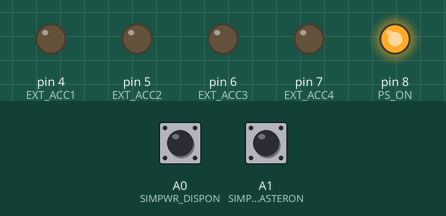
Bench run of a sketch on a simulated Arduino Uno, built with avr-gcc and run on an emulated ATmega328P. Parts: output pins drawn as LEDs (lit = HIGH). The test bench sets the inputs (shaded band); at power-on: A0 (SIMPWR_DISPON) HIGH, A1 (SIMPWR_MASTERON) HIGH.

Above: at 1.2 s.
1.3 s: A0 (SIMPWR_DISPON) pulled LOW for 0.15 s
At 1.37 s:
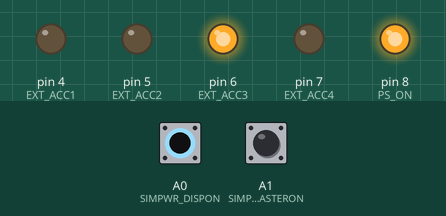
2.9 s: A1 (SIMPWR_MASTERON) pulled LOW for 0.15 s
At 2.97 s:
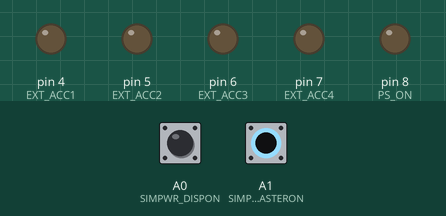
4.5 s: A1 (SIMPWR_MASTERON) pulled LOW for 3.2 s
At 8.4 s:
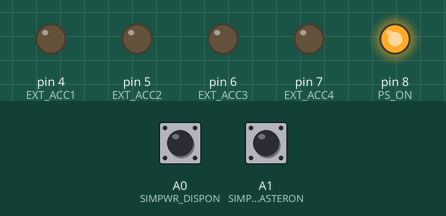
9.2 s: A0 (SIMPWR_DISPON) pulled LOW for 3.2 s
At 9.5 s:
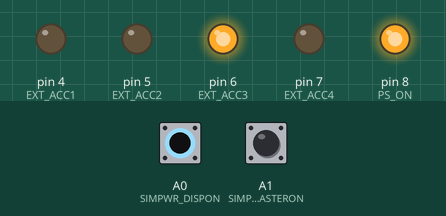
13.9 s: A0 (SIMPWR_DISPON) driven LOW and A1 (SIMPWR_MASTERON) driven LOW
At 14.3 s:
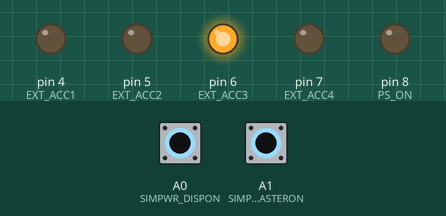
Timing chart, 0 to 16.4 s (numbered marks = the images above; inputs shaded):
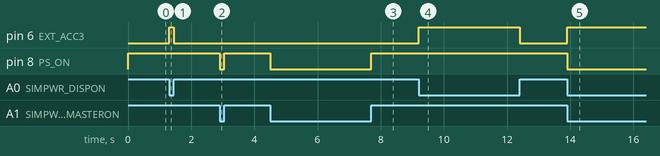

The sketch:

PitManagment.ino
```cpp
// (licence header left out)
/**
 * @file OHSketchTemplate.ino
 * @author <Replace with author's name>
 * @date <MM.DD.YYYY>
 * @version u.0.0.1 (untested)
 * @copyright Copyright 2016-2024 OpenHornet. Licensed under the Apache License, Version 2.0.
 * @warning This sketch is based on a wiring diagram, and was not yet tested on hardware. (Remove this line once tested on hardware and in system.)
 * @brief <A short description of the PCB, will appear in the list of files.>
 *
 * @details This is the OpenHornet Sketch Template. It should be used as a starting point for every new sketch.
 * Please copy the whole OHSketchTemplate folder to start, and ensure the correct line in the Makefile is uncommented.
 *
 *  * **Reference Designator:** <Replace with full reference designator.>
 *  * **Intended Board:** <Replace with the appropriate hardware, i.e. ABSIS ALE, ABSIS ALE w/ Relay Module, etc.>
 *  * **RS485 Bus Address:** <NA or RS485 Bus Address, i.e. 1, 2, 3, etc.>
 *
 * ### Wiring diagram:
 * PIN | Function
 * --- | ---
 * 1   | function 1
 * 2   | function 2
 * 3   | function 3
 *
 * @brief The following #define tells DCS-BIOS that this is a RS-485 slave device.
 * It also sets the address of this slave device. The slave address should be
 * between 1 and 126 and must be unique among all devices on the same bus.
 *
 * @bug Currently does not work with the Pro Micro (32U4), Fails to compile.

   #define DCSBIOS_RS485_SLAVE 1 ///DCSBios RS485 Bus Address, once bug resolved move line below comment.
*/


#ifdef __AVR__
#include <avr/power.h>
#endif


// Define pins for DCS-BIOS per interconnect diagram.
#define PS_ON 8
#define PWR_OK 9
#define SIMPWR_PCPWR A3
#define SIMPWR_PCRESET A2
#define SIMPWR_MASTERON A1
#define SIMPWR_DISPON A0
#define SIMPWR_PFLT_MODE 15
#define SIMPWR_MAINT_MODE 14
#define EXT_ACC1 4
#define EXT_ACC2 5
#define EXT_ACC3 6
#define EXT_ACC4 7


/**
* Arduino Setup Function
*
* Arduino standard Setup Function. Code who should be executed
* only once at the programm start, belongs in this function.
*/
void setup() {
  pinMode(PS_ON, OUTPUT);
  pinMode(PWR_OK, INPUT_PULLUP);
  pinMode(SIMPWR_PCPWR, INPUT_PULLUP);
  pinMode(SIMPWR_PCRESET,INPUT_PULLUP);
  pinMode(SIMPWR_MASTERON,INPUT_PULLUP);
  pinMode(SIMPWR_DISPON,INPUT_PULLUP);
  pinMode(SIMPWR_PFLT_MODE,INPUT_PULLUP);
  pinMode(SIMPWR_MAINT_MODE,INPUT_PULLUP);
  pinMode(EXT_ACC1, OUTPUT);
  pinMode(EXT_ACC2, OUTPUT);
  pinMode(EXT_ACC3, OUTPUT);
  pinMode(EXT_ACC4, OUTPUT);
  digitalWrite(PS_ON,HIGH);
  digitalWrite(PWR_OK,LOW);
  digitalWrite(EXT_ACC1, LOW);
  digitalWrite(EXT_ACC2, LOW);
  digitalWrite(EXT_ACC3, LOW);
  digitalWrite(EXT_ACC4, LOW);

  Serial.begin(115200);

}

/**
* Arduino Loop Function
*
* Arduino standard Loop Function. Code who should be executed
* over and over in a loop, belongs in this function.
*/
void loop() {

  if(digitalRead(SIMPWR_MASTERON) == 0){
    digitalWrite(PS_ON, LOW);
  }
  else{
    digitalWrite(PS_ON, HIGH);
  }

  if(digitalRead(SIMPWR_DISPON) == 0){
    digitalWrite(EXT_ACC3,HIGH);
  }
  else{
    digitalWrite(EXT_ACC3, LOW);
  }

}
```

Measured:
- after the input at 1.3 s, pin 6 (EXT_ACC3): LOW → HIGH at once, → LOW 0.15 s later
- after the input at 2.9 s, pin 8 (PS_ON): HIGH → LOW at once, → HIGH 0.15 s later
- after the input at 4.5 s, pin 8 (PS_ON): HIGH → LOW at once, → HIGH 3.2 s later
- after the input at 9.2 s, pin 6 (EXT_ACC3): LOW → HIGH at once, → LOW 3.2 s later
- after the input at 13.9 s, pin 6 (EXT_ACC3): LOW → HIGH at once; pin 8 (PS_ON): HIGH → LOW at once
